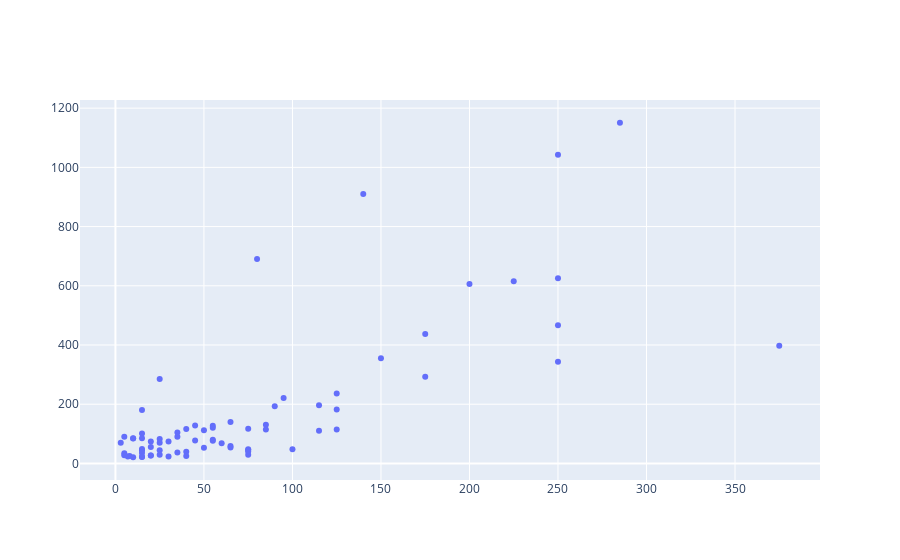

The cell this chart's notebook holds for it:
### Code cell
fig = go.Figure()

fig.add_trace(go.Scatter(x=df['Budget'],y=df['Worldwide Collection'],mode='markers',hovertext=df['name']))

### Figure 1 — Plotly figure (JSON) as saved in the notebook; plotly's stock layout.template omitted (floating-point values rounded to 4 significant figures)
{"data": [{"hovertext": ["Jawan", "Pathaan", "Animal", "Gadar 2", "Salaar: Part 1 - Ceasefire", "Leo", "Jailer", "Tiger 3", "Dunki", "Adipurush", "Rocky Aur Rani Kii Prem Kahaani", "Ponniyin Selvan: Part Two", "Varisu", "Waltair Veerayya", "The Kerala Story", "OMG 2", "Thunivu", "Tu Jhoothi Main Makkaar", "Kisi Ka Bhai Kisi Ki Jaan", "2018", "Dream Girl 2", "Veera Simha Reddy", "Fukrey 3", "Sam Bahadur", "Dasara", "Satyaprem Ki Katha", "Vaathi", "Bro", "Bhagavanth Kesari", "Zara Hatke Zara Bachke", "Bholaa", "Mark Antony", "Carry on Jatta 3", "Baipan Bhari Deva", "Virupaksha", "Baby", "Neru", "RDX: Robert Dony Xavier", "Kannur Squad", "Maaveeran", "Hi Nanna", "Kushi", "Mastaney", "Maamannan", "12th Fail", "Romancham", "Jigarthanda DoubleX", "Skanda: The Attacker", "Viduthalai Part 1", "Chandramukhi 2", "Tiger Nageswara Rao", "Miss. Shetty Mr. Polishetty", "Bholaa Shankar", "Shehzada", "Mission Raniganj: The Great Bharat Rescue", "Pichaikkaran 2", "Por Thozhil", "Kabzaa", "King of Kotha", "Pathu Thala", "DD Returns", "Samajavaragamana", "Spy", "Japan", "Balagam", "Ghost", "Sapta Sagaradaache Ello: Side A", "Mad", "Ravanasura", "Maa Oori Polimera 2", "Devil", "Das Ka Dhamki", "Mangalavaaram", "Dada"], "mode": "markers", "type": "scatter", "x": [285, 250, 140, 80, 250, 225, 200, 250, 175, 375, 150, 250, 175, 125, 25, 95, 115, 90, 125, 15, 65, 85, 45, 55, 55, 75, 40, 125, 85, 50, 115, 35, 15, 5, 35, 10, 15, 10, 25, 55, 45, 55, 20, 30, 25, 3, 60, 65, 20, 65, 50, 15, 100, 75, 75, 25, 15, 75, 40, 35, 15, 5, 25, 75, 5, 20, 20, 8, 40, 7, 30, 15, 15, 10], "y": [1151.0, 1042.0, 910.4, 690.2, 625.6, 615.6, 605.8, 466.4, 436.8, 397.8, 355.6, 343.5, 292.8, 236.2, 285.6, 221.2, 196.8, 192.8, 182.5, 180.5, 140.2, 130.7, 128.4, 127.3, 120.4, 117.2, 116.5, 114.8, 114.5, 112.5, 110.5, 104.5, 101.5, 90.5, 90.25, 85.4, 85.2, 84.2, 82.3, 80.2, 77.2, 76.8, 74.2, 73.8, 69.7, 69.6, 68.5, 59.2, 55.6, 54.2, 52.6, 48.6, 47.6, 47.5, 45.7, 44.5, 43.5, 40.4, 39.4, 37.3, 35.2, 34.5, 29.6, 29.3, 27.3, 27.2, 26.4, 25.2, 24.9, 23.2, 23.2, 22.8, 21.8, 20.9]}], "layout": {}}
